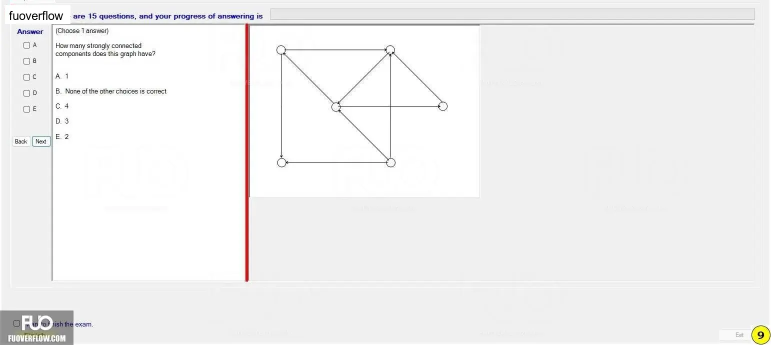
#> input picture document/Practice/Ky_I/MAD101/MAD101 - Ultra Ultimate Edition/chapters/Ch5_Induction/0578_q578_Question_578.webp, 1542 x 690 px, found by its file name (shown at 1/2 size)
$ python crop_all.py
#> lines starting #> are read from the running program, lines starting #| are printed output that depends on the picture
import cv2, os

# Q578
img578 = cv2.imread('0578_q578_Question_578.webp')
#> img578 is the input picture: shape (690, 1542, 3); mean B, G, R 241.1, 241.1, 241.6
cv2.imwrite('scratch/crops/q578.png', img578[50:450, 500:1000])
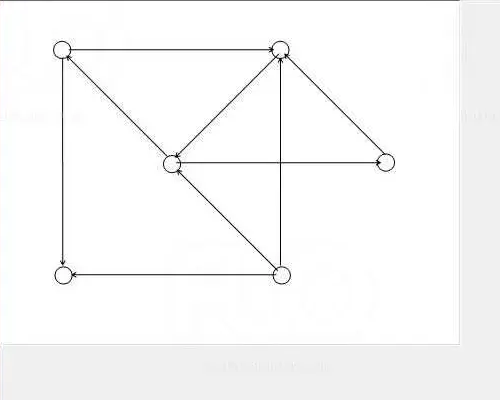
#> saved as q578.png: shape (400, 500, 3); mean B, G, R 248.4, 248.4, 248.4

# Q579
img579 = cv2.imread('0579_q579_Question_579.webp')
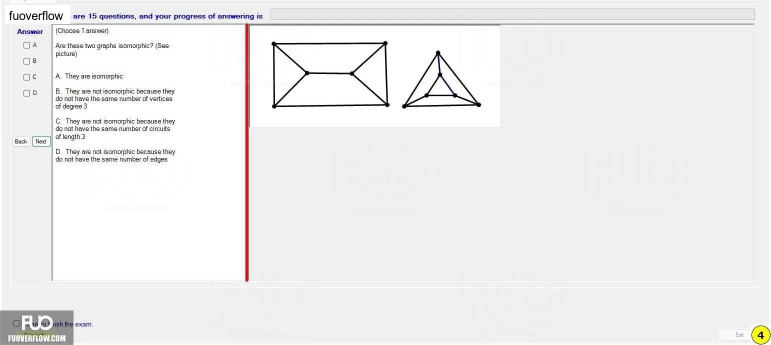
#> input picture document/Practice/Ky_I/MAD101/MAD101 - Ultra Ultimate Edition/chapters/Ch5_Induction/0575_q575_Question_575.webp, 1542 x 690 px, given in place of 0579_q579_Question_579.webp, which was not available (shown at 1/2 size)
#> img579 is the input picture: shape (690, 1542, 3); mean B, G, R 238.5, 238.6, 239.1
cv2.imwrite('scratch/crops/q579.png', img579[50:450, 450:1050])
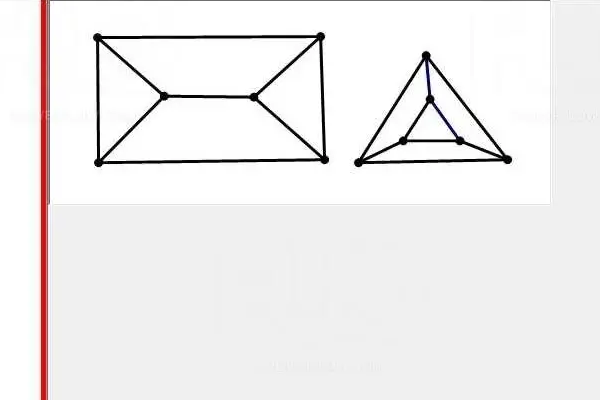
#> saved as q579.png: shape (400, 600, 3); mean B, G, R 238, 238, 239.7

# Q580
img580 = cv2.imread('0580_q580_Question_580.webp')
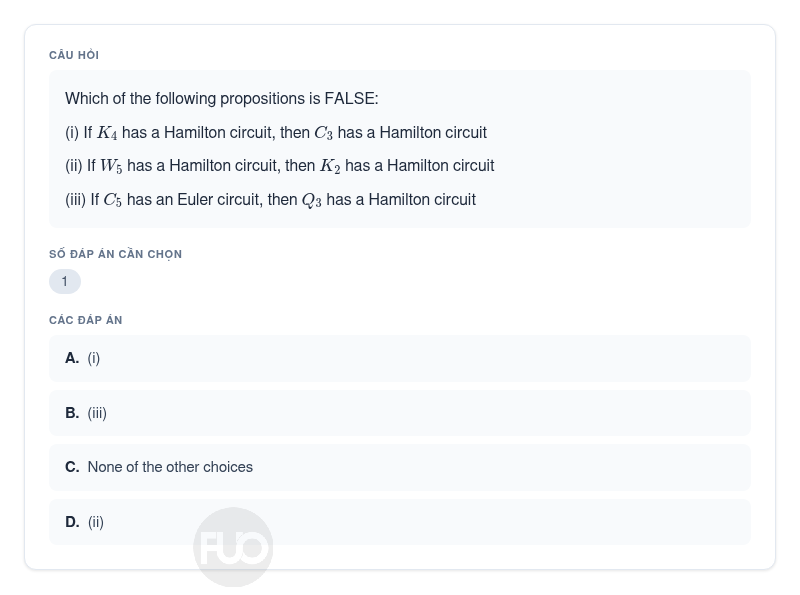
#> input picture document/Practice/Ky_I/MAD101/MAD101 - Ultra Ultimate Edition/chapters/Ch5_Induction/0625_q625_Question_625.png, 800 x 595 px, given in place of 0580_q580_Question_580.webp, which was not available
#> img580 is the input picture: shape (595, 800, 3); mean B, G, R 250.6, 249.3, 248.1
cv2.imwrite('scratch/crops/q580.png', img580[50:500, 450:1100])
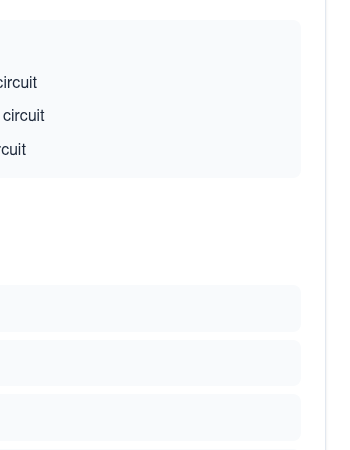
#> saved as q580.png: shape (450, 350, 3); mean B, G, R 252.8, 251.6, 250.4

# Q583
img583 = cv2.imread('0583_q583_Question_583.webp')
cv2.imwrite('scratch/crops/q583.png', img583[50:500, 450:1100])

# Q591
img591 = cv2.imread('0591_q591_Question_591.webp')
#> (the run stopped early here; a loop or call above may not have finished)
